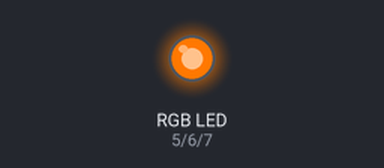
Simulated run of this sketch. Board: Arduino Uno, built with avr-gcc and run on an emulated ATmega328P. Shown: an RGB LED mixed from three pins (HIGH = lit).

Above: at 0.1 s.
Timing chart, 0 to 1.6 s (numbered marks = the images above):
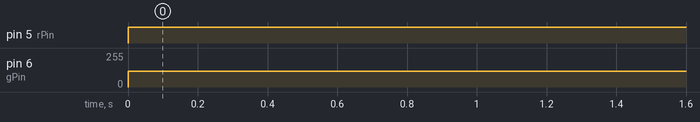

The sketch:

katcomm2.ino
```cpp
//para cambiar colores
int rPin = 5;
int gPin = 6;
int bPin = 7;

void setup() {
pinMode(rPin, OUTPUT);
pinMode(gPin, OUTPUT);
pinMode(bPin, OUTPUT);
}

void loop() {
  analogWrite(rPin, 255);
  analogWrite(gPin, 120);
  analogWrite(bPin, 90);
}
```

Measured:
- by itself, pin 5 (rPin): LOW → HIGH at 0.00 s
- by itself, pin 6 (gPin): 0/255 → 120/255 at 0.00 s
